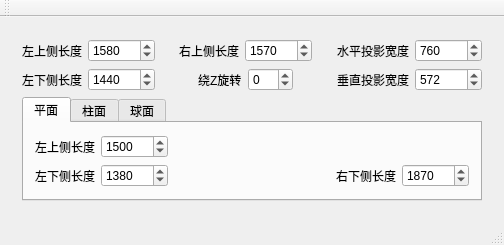
<?xml version="1.0" encoding="UTF-8"?>
<ui version="4.0">
 <class>ProjectorClass</class>
 <widget class="QMainWindow" name="ProjectorClass">
  <property name="geometry">
   <rect>
    <x>0</x>
    <y>0</y>
    <width>504</width>
    <height>243</height>
   </rect>
  </property>
  <property name="windowTitle">
   <string>Projector</string>
  </property>
  <widget class="QWidget" name="centralWidget">
   <layout class="QHBoxLayout" name="horizontalLayout_2">
    <item>
     <widget class="QWidget" name="widget" native="true">
      <layout class="QVBoxLayout" name="verticalLayout_4">
       <item>
        <layout class="QHBoxLayout" name="horizontalLayout_5">
         <item>
          <widget class="QLabel" name="label_13">
           <property name="text">
            <string>左上侧长度</string>
           </property>
          </widget>
         </item>
         <item>
          <widget class="QSpinBox" name="protopleftLength">
           <property name="minimum">
            <number>1</number>
           </property>
           <property name="maximum">
            <number>10000000</number>
           </property>
           <property name="value">
            <number>1580</number>
           </property>
          </widget>
         </item>
         <item>
          <spacer name="horizontalSpacer_9">
           <property name="orientation">
            <enum>Qt::Horizontal</enum>
           </property>
           <property name="sizeHint" stdset="0">
            <size>
             <width>40</width>
             <height>20</height>
            </size>
           </property>
          </spacer>
         </item>
         <item>
          <widget class="QLabel" name="label_14">
           <property name="text">
            <string>右上侧长度</string>
           </property>
          </widget>
         </item>
         <item>
          <widget class="QSpinBox" name="protoprightLength">
           <property name="minimum">
            <number>1</number>
           </property>
           <property name="maximum">
            <number>10000000</number>
           </property>
           <property name="value">
            <number>1570</number>
           </property>
          </widget>
         </item>
         <item>
          <spacer name="horizontalSpacer_10">
           <property name="orientation">
            <enum>Qt::Horizontal</enum>
           </property>
           <property name="sizeHint" stdset="0">
            <size>
             <width>40</width>
             <height>20</height>
            </size>
           </property>
          </spacer>
         </item>
         <item>
          <widget class="QLabel" name="label_15">
           <property name="text">
            <string>水平投影宽度</string>
           </property>
          </widget>
         </item>
         <item>
          <widget class="QSpinBox" name="prohorWidth">
           <property name="minimum">
            <number>1</number>
           </property>
           <property name="maximum">
            <number>10000000</number>
           </property>
           <property name="value">
            <number>760</number>
           </property>
          </widget>
         </item>
        </layout>
       </item>
       <item>
        <layout class="QHBoxLayout" name="horizontalLayout_4">
         <item>
          <widget class="QLabel" name="label_11">
           <property name="text">
            <string>左下侧长度</string>
           </property>
          </widget>
         </item>
         <item>
          <widget class="QSpinBox" name="probottomleftLength">
           <property name="minimum">
            <number>1</number>
           </property>
           <property name="maximum">
            <number>10000000</number>
           </property>
           <property name="value">
            <number>1440</number>
           </property>
          </widget>
         </item>
         <item>
          <spacer name="horizontalSpacer_2">
           <property name="orientation">
            <enum>Qt::Horizontal</enum>
           </property>
           <property name="sizeHint" stdset="0">
            <size>
             <width>40</width>
             <height>20</height>
            </size>
           </property>
          </spacer>
         </item>
         <item>
          <widget class="QLabel" name="label_2">
           <property name="text">
            <string>绕Z旋转</string>
           </property>
          </widget>
         </item>
         <item>
          <widget class="QSpinBox" name="rotate">
           <property name="minimum">
            <number>-89</number>
           </property>
           <property name="maximum">
            <number>89</number>
           </property>
           <property name="value">
            <number>0</number>
           </property>
          </widget>
         </item>
         <item>
          <spacer name="horizontalSpacer_3">
           <property name="orientation">
            <enum>Qt::Horizontal</enum>
           </property>
           <property name="sizeHint" stdset="0">
            <size>
             <width>40</width>
             <height>20</height>
            </size>
           </property>
          </spacer>
         </item>
         <item>
          <widget class="QLabel" name="label_12">
           <property name="text">
            <string>垂直投影宽度</string>
           </property>
          </widget>
         </item>
         <item>
          <widget class="QSpinBox" name="proverWidth">
           <property name="minimum">
            <number>1</number>
           </property>
           <property name="maximum">
            <number>10000000</number>
           </property>
           <property name="value">
            <number>572</number>
           </property>
          </widget>
         </item>
        </layout>
       </item>
       <item>
        <layout class="QVBoxLayout" name="verticalLayout_2">
         <item>
          <widget class="QTabWidget" name="tabWidget">
           <property name="currentIndex">
            <number>0</number>
           </property>
           <widget class="QWidget" name="plane">
            <attribute name="title">
             <string>平面</string>
            </attribute>
            <layout class="QVBoxLayout" name="verticalLayout_3">
             <item>
              <layout class="QVBoxLayout" name="verticalLayout">
               <item>
                <layout class="QHBoxLayout" name="horizontalLayout">
                 <item>
                  <widget class="QLabel" name="label">
                   <property name="text">
                    <string>左上侧长度</string>
                   </property>
                  </widget>
                 </item>
                 <item>
                  <widget class="QSpinBox" name="topleftLength">
                   <property name="minimum">
                    <number>1</number>
                   </property>
                   <property name="maximum">
                    <number>10000000</number>
                   </property>
                   <property name="value">
                    <number>1500</number>
                   </property>
                  </widget>
                 </item>
                 <item>
                  <spacer name="horizontalSpacer">
                   <property name="orientation">
                    <enum>Qt::Horizontal</enum>
                   </property>
                   <property name="sizeHint" stdset="0">
                    <size>
                     <width>40</width>
                     <height>20</height>
                    </size>
                   </property>
                  </spacer>
                 </item>
                </layout>
               </item>
               <item>
                <layout class="QHBoxLayout" name="horizontalLayout_3">
                 <item>
                  <widget class="QLabel" name="label_3">
                   <property name="text">
                    <string>左下侧长度</string>
                   </property>
                  </widget>
                 </item>
                 <item>
                  <widget class="QSpinBox" name="bottomleftLength">
                   <property name="minimum">
                    <number>1</number>
                   </property>
                   <property name="maximum">
                    <number>10000000</number>
                   </property>
                   <property name="value">
                    <number>1380</number>
                   </property>
                  </widget>
                 </item>
                 <item>
                  <spacer name="horizontalSpacer_5">
                   <property name="orientation">
                    <enum>Qt::Horizontal</enum>
                   </property>
                   <property name="sizeHint" stdset="0">
                    <size>
                     <width>40</width>
                     <height>20</height>
                    </size>
                   </property>
                  </spacer>
                 </item>
                 <item>
                  <widget class="QLabel" name="label_5">
                   <property name="text">
                    <string>右下侧长度</string>
                   </property>
                  </widget>
                 </item>
                 <item>
                  <widget class="QSpinBox" name="bottomrightLength">
                   <property name="minimum">
                    <number>1</number>
                   </property>
                   <property name="maximum">
                    <number>10000000</number>
                   </property>
                   <property name="value">
                    <number>1870</number>
                   </property>
                  </widget>
                 </item>
                </layout>
               </item>
              </layout>
             </item>
            </layout>
           </widget>
           <widget class="QWidget" name="cylinder">
            <attribute name="title">
             <string>柱面</string>
            </attribute>
           </widget>
           <widget class="QWidget" name="ball">
            <attribute name="title">
             <string>球面</string>
            </attribute>
           </widget>
          </widget>
         </item>
        </layout>
       </item>
      </layout>
     </widget>
    </item>
   </layout>
  </widget>
  <widget class="QMenuBar" name="menuBar">
   <property name="geometry">
    <rect>
     <x>0</x>
     <y>0</y>
     <width>504</width>
     <height>21</height>
    </rect>
   </property>
  </widget>
  <widget class="QToolBar" name="mainToolBar">
   <attribute name="toolBarArea">
    <enum>TopToolBarArea</enum>
   </attribute>
   <attribute name="toolBarBreak">
    <bool>false</bool>
   </attribute>
  </widget>
  <widget class="QStatusBar" name="statusBar"/>
 </widget>
 <layoutdefault spacing="6" margin="11"/>
 <resources>
  <include location="projector.qrc"/>
 </resources>
 <connections/>
</ui>
